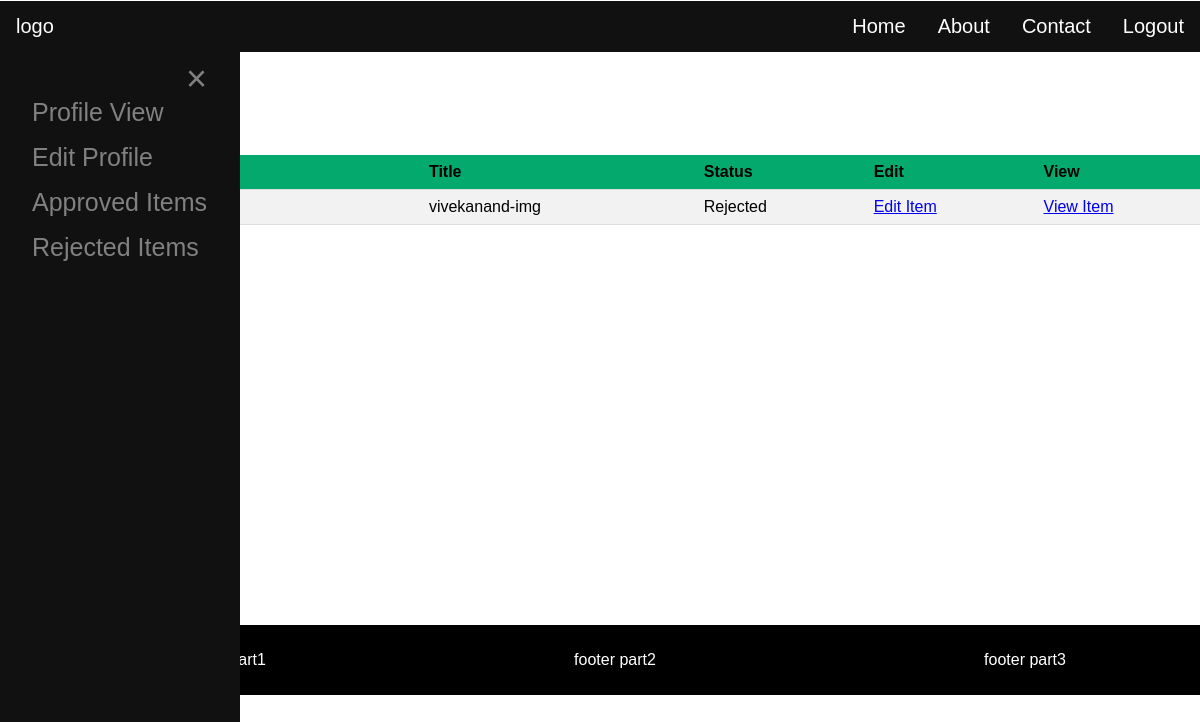
Page /dashboard/admin_rejected/ on the earlier database version.
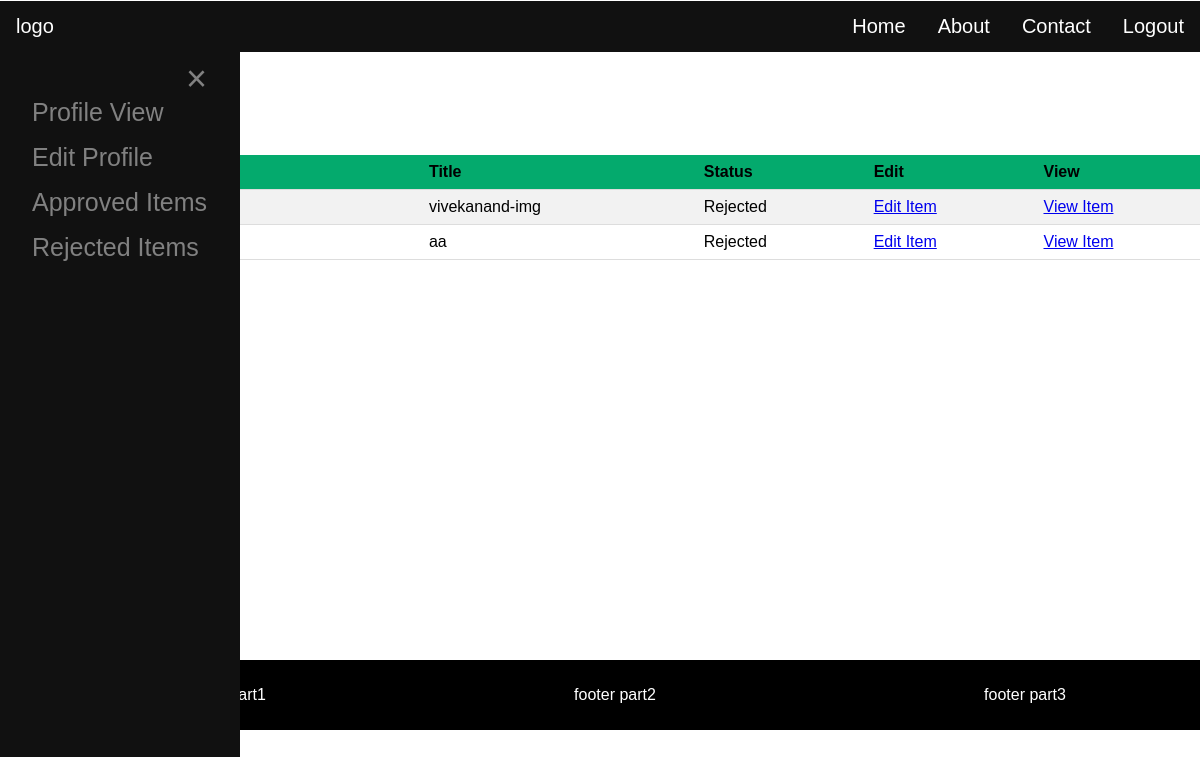
Same page on the later database version.
### dashboard/models.py (models this page shows, shortened)
class Task(models.Model):
    user = models.ForeignKey(User, on_delete=models.CASCADE)
    datetime = models.DateTimeField()
    image=models.ImageField(upload_to="images/")
    title = models.CharField(max_length=200)
    description = models.TextField(blank=True, null=True)
    admin_comment = models.TextField(blank=True,null=True)
    STATUS_CHOICES = [
        ('Pending', 'Pending'),
        ('Approved', 'Approved'),
        ('Rejected', 'Rejected'),
    ]
    approved = models.CharField(max_length=10, choices=STATUS_CHOICES, default='Pending')  # For admin approval

### dashboard/views.py (the view)
# urls.py: path('admin_rejected/',views.admin_rejected,name='admin_rejected'),
def admin_rejected(request):
     items = Task.objects.filter(approved='Rejected')
     return render(request, 'admin_rejected.html', {'items':items})

### dashboard/templates/admin_rejected.html (shortened to what this page needs)
{% load static %}
<html>
<head>
  <link rel="stylesheet" href="{% static 'dashboard/style.css' %}">
</head>
<body>
<div class="header">
  <ul>
  <li><a href="">logo</a></li>
  <li style="float:right"><a href="{% url 'logout' %}">Logout</a></li>
  <li style="float:right"><a href="#contact">Contact</a></li>
  <li style="float:right"><a href="#news">About</a></li>
  <li style="float:right"><a class="active" href="#home">Home</a></li>
</ul>
</div>
<div id="mySidenav" class="sidenav">
  <a href="javascript:void(0)" class="closebtn" onclick="closeNav()">&times;</a>
  <a href="{%url 'admindisplay'%}">Profile View</a>
  <a href="{% url 'edit_admindetail' user.id %}">Edit Profile</a>
  <a href="{%url 'admin_approved'%}">Approved Items</a>
  <a href="{%url 'admin_rejected'%}">Rejected Items</a>
</div>
<span style="font-size:30px;cursor:pointer" onclick="openNav()">&#9776; Profile</span>
  {% block content %}
 <div style="overflow-x: auto;">
   <h2>Rejected  Items</h2>
   <table>
   <tr>
   <th>Datetime</th>
   <th>Title</th>
   <th>Status</th>
   <th>Edit</th>
   <th>View</th>
   </tr>
   {%for item in items%}
   <tr>
   <td>{{item.datetime}}</td>
   <td>{{item.title}}</td>
   <td>{{item.approved}}</td>
   <td><a href="{% url 'admin_edititem' item.id %}">Edit Item</a></td>
   <td><a href="{% url 'admin_viewitem' item.id %}">View Item</a></td>
   </tr>
   {%endfor%}
   </table>
 </div>
{%endblock%}
 <div class="footer">
 <div class="foot1">
 <p>footer part1</p>
 </div>
 <div class="foot2">
  <p>footer part2</p>
 </div>
 <div class="foot3">
  <p>footer part3</p>
 </div>
</div>
</body>
</html>

Differences in the rows shown:
now on this page (row edited): Task: title "aa", approved "Rejected"
